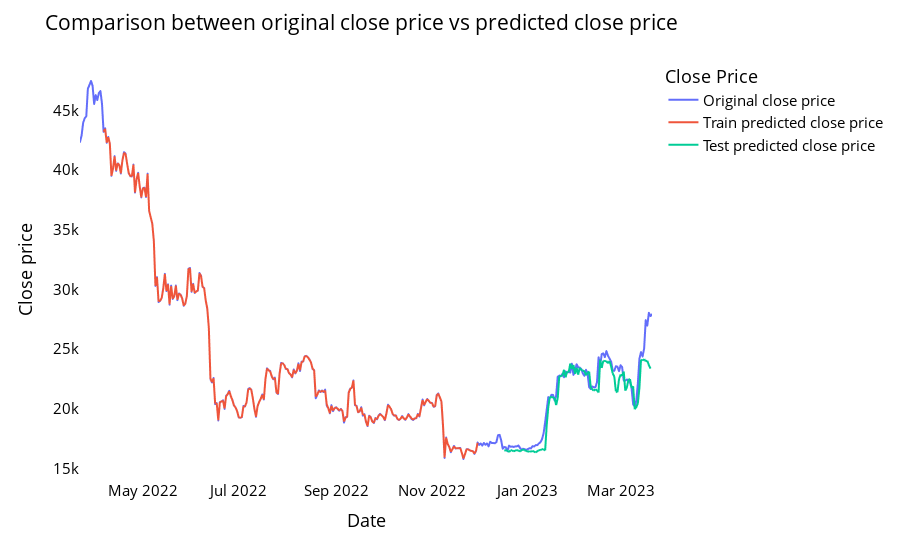

The notebook cell this image was saved under:
### Code cell
# shift train predictions for plotting

look_back = time_step
trainPredictPlot = np.empty_like(closedf)
trainPredictPlot[:, :] = np.nan
trainPredictPlot[look_back : len(train_predict) + look_back, :] = train_predict
print('Train predicted data: ', trainPredictPlot.shape)

# shift test predictions for plotting
testPredictPlot = np.empty_like(closedf)
testPredictPlot[:, :] = np.nan
testPredictPlot[len(train_predict) + (look_back * 2) + 1 : len(closedf) - 1, :] = test_predict
print('Test predicted data: ', testPredictPlot.shape)

names = cycle(['Original close price', 'Train predicted close price', 'Test predicted close price'])

plotdf = pd.DataFrame({'date': close_stock['date'], 'original_close': close_stock['close'], 'train_predicted_close': trainPredictPlot.reshape(1, -1)[0].tolist(), 'test_predicted_close' : testPredictPlot.reshape(1, -1)[0].tolist()})

fig = px.line(plotdf, x = plotdf['date'], y = [plotdf['original_close'], plotdf['train_predicted_close'], plotdf['test_predicted_close']], labels = {'value': 'Close price', 'date': 'Date'})
fig.update_layout(title_text = 'Comparison between original close price vs predicted close price', plot_bgcolor = 'white', font_size = 15, font_color = 'black', legend_title_text = 'Close Price')
fig.for_each_trace(lambda t: t.update(name = next(names)))

fig.update_xaxes(showgrid = False)
fig.update_yaxes(showgrid = False)
fig.show()

### Figure 1 — Plotly figure (JSON) as saved in the notebook; plotly's stock layout.template omitted (floating-point values rounded to 4 significant figures; data arrays with more than 128 entries replaced by an {"elided": "..."} marker saying what was removed)
{"data": [{"hovertemplate": "variable=original_close<br>Date=%{x}<br>Close price=%{y}<extra></extra>", "legendgroup": "original_close", "line": {"color": "#636efa", "dash": "solid"}, "marker": {"symbol": "circle"}, "mode": "lines", "name": "Original close price", "showlegend": true, "type": "scattergl", "x": {"elided": "365 str values"}, "xaxis": "x", "y": {"elided": "365 float values"}, "yaxis": "y"}, {"hovertemplate": "variable=train_predicted_close<br>Date=%{x}<br>Close price=%{y}<extra></extra>", "legendgroup": "train_predicted_close", "line": {"color": "#EF553B", "dash": "solid"}, "marker": {"symbol": "circle"}, "mode": "lines", "name": "Train predicted close price", "showlegend": true, "type": "scattergl", "x": {"elided": "365 str values"}, "xaxis": "x", "y": {"elided": "365 float values"}, "yaxis": "y"}, {"hovertemplate": "variable=test_predicted_close<br>Date=%{x}<br>Close price=%{y}<extra></extra>", "legendgroup": "test_predicted_close", "line": {"color": "#00cc96", "dash": "solid"}, "marker": {"symbol": "circle"}, "mode": "lines", "name": "Test predicted close price", "showlegend": true, "type": "scattergl", "x": {"elided": "365 str values"}, "xaxis": "x", "y": {"elided": "365 float values"}, "yaxis": "y"}], "layout": {"font": {"color": "black", "size": 15}, "legend": {"title": {"text": "Close Price"}, "tracegroupgap": 0}, "margin": {"t": 60}, "plot_bgcolor": "white", "title": {"text": "Comparison between original close price vs predicted close price"}, "xaxis": {"anchor": "y", "domain": [0, 1], "showgrid": false, "title": {"text": "Date"}}, "yaxis": {"anchor": "x", "domain": [0, 1], "showgrid": false, "title": {"text": "Close price"}}}}
